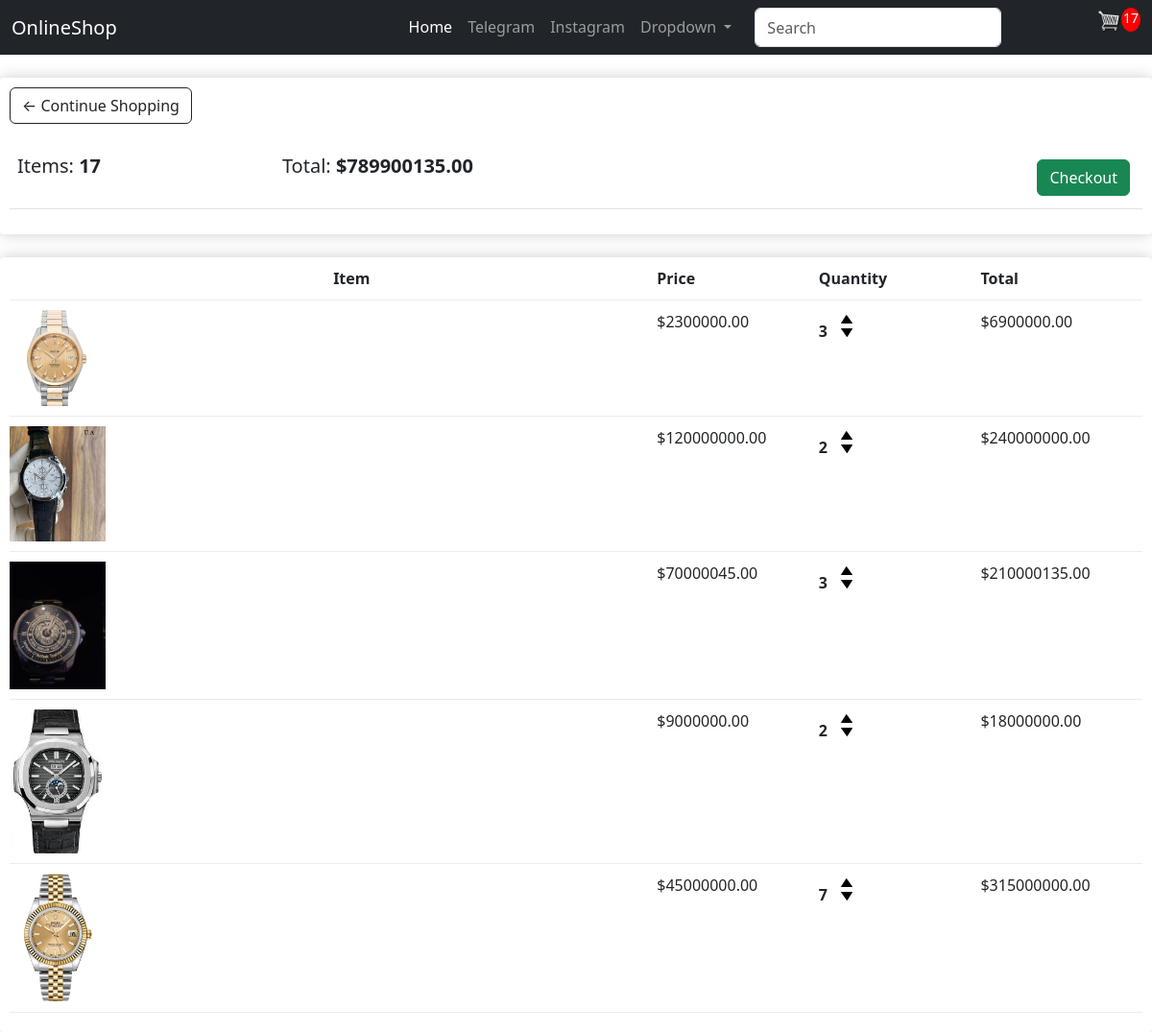
The app's page /cart/ (signed in) with its own data.
### pages/models.py (models this page shows, shortened)
class Order(models.Model):
    customer = models.ForeignKey(Customer, on_delete=models.SET_NULL, null=True, blank=True)
    date_ordered = models.DateTimeField(auto_now_add=True)
    complete = models.BooleanField(default=False, null=True, blank=False)
    transaction_id = models.CharField(max_length=100, null=True)
    @property
    def get_cart_total(self):
        orderitems=self.orderitem_set.all()
        total = sum([item.get_total for item in orderitems])
        return total
    @property
    def get_cart_items(self):
        orderitems = self.orderitem_set.all()
        total = sum([item.quantity for item in orderitems])
        return total

class OrderItem(models.Model):
    product = models.ForeignKey(OnlineShopModel, on_delete=models.SET_NULL, null=True)
    order = models.ForeignKey(Order, on_delete=models.SET_NULL, null=True)
    quantity = models.IntegerField(default=0, null=True, blank=True)
    date_added = models.DateTimeField(auto_now_add=True)
    @property
    def get_total(self):
     total=self.product.price * self.quantity
     return total

class OnlineShopModel(models.Model):
    title=models.CharField(max_length=50)
    body=models.TextField(null=True)
    author=models.ForeignKey(
        User,
        on_delete=models.CASCADE
    )
    picture=models.ImageField(null=True, blank=True)
    price=models.IntegerField()
    @property
    def imageURL(self):
        try:
            url=self.picture.url
        except:
            url=''
        return url

### pages/views.py (the view)
# urls.py: path('cart/', cart, name="cart"),
def cart(request):
    if request.user.is_authenticated:
        customer=request.user.customer
        order,created=Order.objects.get_or_create(customer=customer, complete=False)
        items=order.orderitem_set.all()
        cartItems = order.get_cart_items
    else:
        items=[]
        order={'get_cart_items':0 , 'get_cart_total':0}
        cartItems = order['get_cart_items']
    context={'items':items, 'order':order , 'cartItems':cartItems}
    return render(request, 'cart.html', context)

### templates/cart.html
{% extends 'base.html' %}
{% load static %}
{% block content %}
	<div class="row">
		<div class="col-lg-12">
			<div class="box-element">
				<a  class="btn btn-outline-dark" href="{% url 'home' %}">&#x2190; Continue Shopping</a>
				<br>
				<br>
				<table class="table">
					<tr>
						<th><h5>Items: <strong>{{order.get_cart_items}}</strong></h5></th>
						<th><h5>Total:<strong> ${{order.get_cart_total|floatformat:2}}</strong></h5></th>
						<th>
							<a  style="float:right; margin:5px;" class="btn btn-success" href="{% url 'checkout' %}">Checkout</a>
						</th>
					</tr>
				</table>
			</div>
			<br>
			<div class="box-element">
				<div class="cart-row">
					<div style="flex:2"></div>
					<div style="flex:2"><strong>Item</strong></div>
					<div style="flex:1"><strong>Price</strong></div>
					<div style="flex:1"><strong>Quantity</strong></div>
					<div style="flex:1"><strong>Total</strong></div>
				</div>
				{% for item in items %}
				<div class="cart-row">
					<div style="flex:2"><img class="row-image" src="{{item.product.imageURL}}"></div>
					<div style="flex:2"><p>{{item.product.name}}</p></div>
					<div style="flex:1"><p>${{item.product.price|floatformat:2}}</p></div>
					<div style="flex:1">
						<p class="quantity">{{item.quantity}}</p>
						<div class="quantity">
							<img data-product="{{item.product.id}}" data-action="add" class="chg-quantity update-cart" src="{% static  'images/arrow-up.png' %}">
							<img data-product="{{item.product.id}}" data-action="remove" class="chg-quantity update-cart" src="{% static  'images/arrow-down.png' %}">
						</div>
					</div>
					<div style="flex:1"><p>${{item.get_total|floatformat:2}}</p></div>
				</div>
				{% endfor %}
			</div>
		</div>
	</div>
{% endblock content %}

### static/css/size.css (style rules this page uses)
body { background-color: hsl(0, 0%, 98%); }
h1,h2,h3,h4,h5,h6 { color:hsl(0, 0%, 30%); }
.box-element { box-shadow:hsl(0, 0%, 80%) 0 0 16px; background-color: #fff; border-radius: 4px; padding: 10px; }
.col-lg-4, .col-lg-6, .col-lg-8, .col-lg-12 { margin-top: 10px; }
.btn { border-radius: 0; }
.row-image { width: 100px; }
.cart-row { display: flex; align-items: flex-stretch; padding-bottom: 10px; margin-bottom: 10px; border-bottom: 1px solid #ececec; }
.quantity { display: inline-block; font-weight: 700; padding-right:10px; }
.chg-quantity { width: 12px; cursor: pointer; display: block; margin-top: 5px; transition:.1s; }

### records on screen
Order: get_cart_items "17", get_cart_total "789900135.00"
OrderItem: product.imageURL (picture), product.price "2300000.00", quantity "3", get_total "6900000.00"
OrderItem: product.imageURL (picture), product.price "120000000.00", quantity "2", get_total "240000000.00"
OrderItem: product.imageURL (picture), product.price "70000045.00", quantity "3", get_total "210000135.00"
OrderItem: product.imageURL (picture), product.price "9000000.00", quantity "2", get_total "18000000.00"
OrderItem: product.imageURL (picture), product.price "45000000.00", quantity "7", get_total "315000000.00"

### other values on screen
{{ cartItems }} "17"
